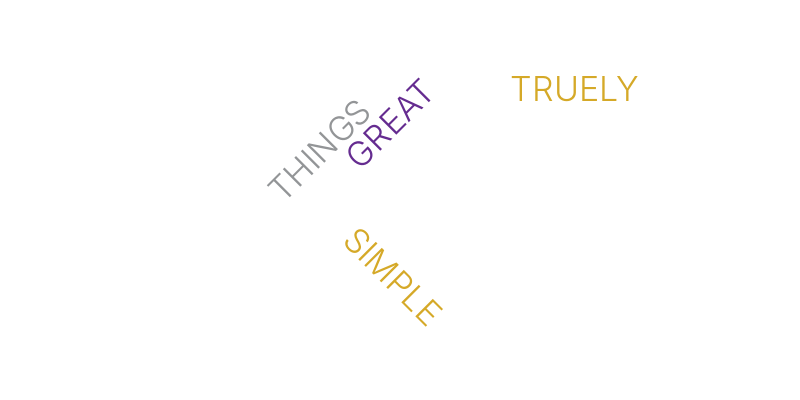

Here is the Vega-Lite specification saved for this chart:
### Vega specification from a JSON file in a GitHub repository (floating-point values rounded to 4 significant figures)
{"$schema": "https://vega.github.io/schema/vega/v5.json", "description": "A word cloud visualization depicting Vega research paper abstracts.", "width": 800, "height": 400, "padding": 0, "data": [{"name": "table", "values": ["All Truely great things are simple"], "transform": [{"type": "countpattern", "field": "data", "case": "upper", "pattern": "[\\w']{3,}", "stopwords": "(i|me|my|myself|we|us|our|ours|ourselves|you|your|yours|yourself|yourselves|he|him|his|himself|she|her|hers|herself|it|its|itself|they|them|their|theirs|themselves|what|which|who|whom|whose|this|that|these|those|am|is|are|was|were|be|been|being|have|has|had|having|do|does|did|doing|will|would|should|can|could|ought|i'm|you're|he's|she's|it's|we're|they're|i've|you've|we've|they've|i'd|you'd|he'd|she'd|we'd|they'd|i'll|you'll|he'll|she'll|we'll|they'll|isn't|aren't|wasn't|weren't|hasn't|haven't|hadn't|doesn't|don't|didn't|won't|wouldn't|shan't|shouldn't|can't|cannot|couldn't|mustn't|let's|that's|who's|what's|here's|there's|when's|where's|why's|how's|a|an|the|and|but|if|or|because|as|until|while|of|at|by|for|with|about|against|between|into|through|during|before|after|above|below|to|from|up|upon|down|in|out|on|off|over|under|again|further|then|once|here|there|when|where|why|how|all|any|both|each|few|more|most|other|some|such|no|nor|not|only|own|same|so|than|too|very|say|says|said|shall)"}, {"type": "formula", "as": "angle", "expr": "[-45, 0, 45][~~(random() * 3)]"}, {"type": "formula", "as": "weight", "expr": "if(datum.text=='VEGA', 600, 300)"}]}], "scales": [{"name": "color", "type": "ordinal", "domain": {"data": "table", "field": "text"}, "range": ["#d5a928", "#652c90", "#939597"]}], "marks": [{"type": "text", "from": {"data": "table"}, "encode": {"enter": {"text": {"field": "text"}, "align": {"value": "center"}, "baseline": {"value": "alphabetic"}, "fill": {"scale": "color", "field": "text"}}, "update": {"fillOpacity": {"value": 1}}, "hover": {"fillOpacity": {"value": 0.5}}}, "transform": [{"type": "wordcloud", "size": [800, 400], "text": {"field": "text"}, "rotate": {"field": "datum.angle"}, "font": "Helvetica Neue, Arial", "fontSize": {"field": "datum.count"}, "fontWeight": {"field": "datum.weight"}, "fontSizeRange": [12, 56], "padding": 2}]}]}
